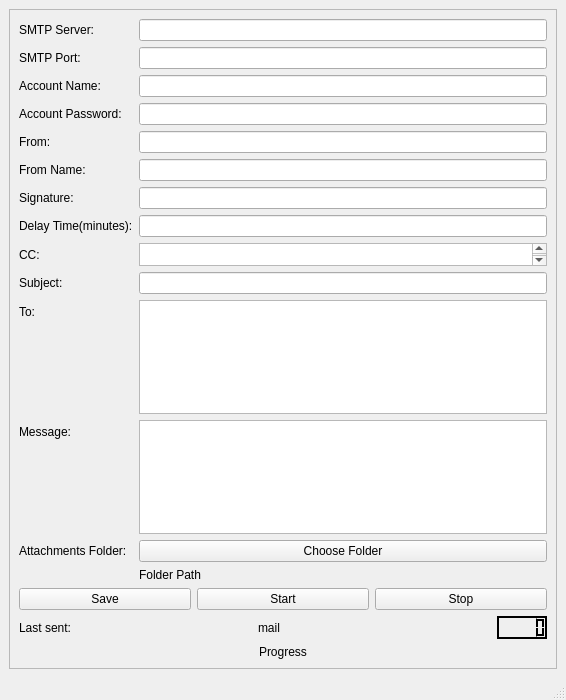
<?xml version="1.0" encoding="UTF-8"?>
<ui version="4.0">
 <class>MainWindow</class>
 <widget class="QMainWindow" name="MainWindow">
  <property name="geometry">
   <rect>
    <x>0</x>
    <y>0</y>
    <width>566</width>
    <height>700</height>
   </rect>
  </property>
  <property name="windowTitle">
   <string>MainWindow</string>
  </property>
  <widget class="QWidget" name="centralwidget">
   <layout class="QVBoxLayout" name="verticalLayout">
    <item>
     <widget class="QFrame" name="frame">
      <property name="frameShape">
       <enum>QFrame::StyledPanel</enum>
      </property>
      <property name="frameShadow">
       <enum>QFrame::Raised</enum>
      </property>
      <layout class="QVBoxLayout" name="verticalLayout_2">
       <item>
        <layout class="QFormLayout" name="formLayout">
         <item row="0" column="0">
          <widget class="QLabel" name="label_11">
           <property name="text">
            <string>SMTP Server:</string>
           </property>
          </widget>
         </item>
         <item row="0" column="1">
          <widget class="QLineEdit" name="lineEdit_smtp_server"/>
         </item>
         <item row="1" column="0">
          <widget class="QLabel" name="label_12">
           <property name="text">
            <string>SMTP Port:</string>
           </property>
          </widget>
         </item>
         <item row="1" column="1">
          <widget class="QLineEdit" name="lineEdit_smtp_port"/>
         </item>
         <item row="2" column="0">
          <widget class="QLabel" name="label">
           <property name="text">
            <string>Account Name:</string>
           </property>
          </widget>
         </item>
         <item row="2" column="1">
          <widget class="QLineEdit" name="lineEdit_account_name"/>
         </item>
         <item row="3" column="0">
          <widget class="QLabel" name="label_2">
           <property name="text">
            <string>Account Password:</string>
           </property>
          </widget>
         </item>
         <item row="3" column="1">
          <widget class="QLineEdit" name="lineEdit_account_pass"/>
         </item>
         <item row="4" column="0">
          <widget class="QLabel" name="label_3">
           <property name="text">
            <string>From:</string>
           </property>
          </widget>
         </item>
         <item row="4" column="1">
          <widget class="QLineEdit" name="lineEdit_from_email"/>
         </item>
         <item row="6" column="0">
          <widget class="QLabel" name="label_6">
           <property name="text">
            <string>Signature:</string>
           </property>
          </widget>
         </item>
         <item row="6" column="1">
          <widget class="QLineEdit" name="lineEdit_signature"/>
         </item>
         <item row="7" column="0">
          <widget class="QLabel" name="label_10">
           <property name="text">
            <string>Delay Time(minutes):</string>
           </property>
          </widget>
         </item>
         <item row="7" column="1">
          <widget class="QLineEdit" name="lineEdit_delay_time"/>
         </item>
         <item row="9" column="0">
          <widget class="QLabel" name="label_5">
           <property name="text">
            <string>Subject:</string>
           </property>
          </widget>
         </item>
         <item row="9" column="1">
          <widget class="QLineEdit" name="lineEdit_mail_subject"/>
         </item>
         <item row="10" column="0">
          <widget class="QLabel" name="label_4">
           <property name="text">
            <string>To:</string>
           </property>
          </widget>
         </item>
         <item row="10" column="1">
          <widget class="QTextEdit" name="textEdit_to_mails"/>
         </item>
         <item row="11" column="0">
          <widget class="QLabel" name="label_7">
           <property name="text">
            <string>Message:</string>
           </property>
          </widget>
         </item>
         <item row="11" column="1">
          <widget class="QTextEdit" name="textEdit_message_body"/>
         </item>
         <item row="12" column="1">
          <widget class="QPushButton" name="attachments_btn">
           <property name="text">
            <string>Choose Folder</string>
           </property>
          </widget>
         </item>
         <item row="12" column="0">
          <widget class="QLabel" name="label_9">
           <property name="text">
            <string>Attachments Folder:</string>
           </property>
          </widget>
         </item>
         <item row="13" column="1">
          <widget class="QLabel" name="attachments_path">
           <property name="styleSheet">
            <string notr="true"/>
           </property>
           <property name="text">
            <string>Folder Path</string>
           </property>
          </widget>
         </item>
         <item row="5" column="0">
          <widget class="QLabel" name="label_13">
           <property name="text">
            <string>From Name:</string>
           </property>
          </widget>
         </item>
         <item row="5" column="1">
          <widget class="QLineEdit" name="lineEdit_from_name"/>
         </item>
         <item row="8" column="0">
          <widget class="QLabel" name="label_14">
           <property name="text">
            <string>CC:</string>
           </property>
          </widget>
         </item>
         <item row="8" column="1">
          <widget class="QTextEdit" name="textEdit_cc_mails">
           <property name="maximumSize">
            <size>
             <width>16777215</width>
             <height>23</height>
            </size>
           </property>
          </widget>
         </item>
        </layout>
       </item>
       <item>
        <layout class="QGridLayout" name="gridLayout">
         <item row="0" column="1">
          <widget class="QPushButton" name="start_btn">
           <property name="text">
            <string>Start</string>
           </property>
          </widget>
         </item>
         <item row="0" column="0">
          <widget class="QPushButton" name="save_btn">
           <property name="text">
            <string>Save</string>
           </property>
          </widget>
         </item>
         <item row="0" column="2">
          <widget class="QPushButton" name="stop_btn">
           <property name="text">
            <string>Stop</string>
           </property>
          </widget>
         </item>
        </layout>
       </item>
       <item>
        <layout class="QGridLayout" name="gridLayout_2">
         <property name="topMargin">
          <number>0</number>
         </property>
         <item row="0" column="0">
          <widget class="QLabel" name="label_8">
           <property name="text">
            <string>Last sent:</string>
           </property>
          </widget>
         </item>
         <item row="0" column="1">
          <widget class="QLabel" name="label_last_sent_info">
           <property name="text">
            <string>mail</string>
           </property>
          </widget>
         </item>
         <item row="0" column="2">
          <widget class="QLCDNumber" name="lcdNumber">
           <property name="maximumSize">
            <size>
             <width>50</width>
             <height>16777215</height>
            </size>
           </property>
           <property name="palette">
            <palette>
             <active>
              <colorrole role="WindowText">
               <brush brushstyle="SolidPattern">
                <color alpha="255">
                 <red>255</red>
                 <green>255</green>
                 <blue>255</blue>
                </color>
               </brush>
              </colorrole>
              <colorrole role="Button">
               <brush brushstyle="SolidPattern">
                <color alpha="255">
                 <red>255</red>
                 <green>255</green>
                 <blue>255</blue>
                </color>
               </brush>
              </colorrole>
              <colorrole role="Light">
               <brush brushstyle="SolidPattern">
                <color alpha="255">
                 <red>0</red>
                 <green>0</green>
                 <blue>0</blue>
                </color>
               </brush>
              </colorrole>
              <colorrole role="Midlight">
               <brush brushstyle="SolidPattern">
                <color alpha="255">
                 <red>255</red>
                 <green>255</green>
                 <blue>255</blue>
                </color>
               </brush>
              </colorrole>
              <colorrole role="Dark">
               <brush brushstyle="SolidPattern">
                <color alpha="255">
                 <red>0</red>
                 <green>0</green>
                 <blue>0</blue>
                </color>
               </brush>
              </colorrole>
              <colorrole role="Mid">
               <brush brushstyle="SolidPattern">
                <color alpha="255">
                 <red>255</red>
                 <green>255</green>
                 <blue>255</blue>
                </color>
               </brush>
              </colorrole>
              <colorrole role="Text">
               <brush brushstyle="SolidPattern">
                <color alpha="255">
                 <red>255</red>
                 <green>255</green>
                 <blue>255</blue>
                </color>
               </brush>
              </colorrole>
              <colorrole role="BrightText">
               <brush brushstyle="SolidPattern">
                <color alpha="255">
                 <red>255</red>
                 <green>255</green>
                 <blue>255</blue>
                </color>
               </brush>
              </colorrole>
              <colorrole role="ButtonText">
               <brush brushstyle="SolidPattern">
                <color alpha="255">
                 <red>255</red>
                 <green>255</green>
                 <blue>255</blue>
                </color>
               </brush>
              </colorrole>
              <colorrole role="Base">
               <brush brushstyle="SolidPattern">
                <color alpha="255">
                 <red>255</red>
                 <green>255</green>
                 <blue>255</blue>
                </color>
               </brush>
              </colorrole>
              <colorrole role="Window">
               <brush brushstyle="SolidPattern">
                <color alpha="255">
                 <red>255</red>
                 <green>255</green>
                 <blue>255</blue>
                </color>
               </brush>
              </colorrole>
              <colorrole role="Shadow">
               <brush brushstyle="SolidPattern">
                <color alpha="255">
                 <red>255</red>
                 <green>255</green>
                 <blue>255</blue>
                </color>
               </brush>
              </colorrole>
              <colorrole role="AlternateBase">
               <brush brushstyle="SolidPattern">
                <color alpha="255">
                 <red>255</red>
                 <green>255</green>
                 <blue>255</blue>
                </color>
               </brush>
              </colorrole>
              <colorrole role="ToolTipBase">
               <brush brushstyle="SolidPattern">
                <color alpha="255">
                 <red>255</red>
                 <green>255</green>
                 <blue>220</blue>
                </color>
               </brush>
              </colorrole>
              <colorrole role="ToolTipText">
               <brush brushstyle="SolidPattern">
                <color alpha="255">
                 <red>255</red>
                 <green>255</green>
                 <blue>255</blue>
                </color>
               </brush>
              </colorrole>
             </active>
             <inactive>
              <colorrole role="WindowText">
               <brush brushstyle="SolidPattern">
                <color alpha="255">
                 <red>255</red>
                 <green>255</green>
                 <blue>255</blue>
                </color>
               </brush>
              </colorrole>
              <colorrole role="Button">
               <brush brushstyle="SolidPattern">
                <color alpha="255">
                 <red>255</red>
                 <green>255</green>
                 <blue>255</blue>
                </color>
               </brush>
              </colorrole>
              <colorrole role="Light">
               <brush brushstyle="SolidPattern">
                <color alpha="255">
                 <red>0</red>
                 <green>0</green>
                 <blue>0</blue>
                </color>
               </brush>
              </colorrole>
              <colorrole role="Midlight">
               <brush brushstyle="SolidPattern">
                <color alpha="255">
                 <red>255</red>
                 <green>255</green>
                 <blue>255</blue>
                </color>
               </brush>
              </colorrole>
              <colorrole role="Dark">
               <brush brushstyle="SolidPattern">
                <color alpha="255">
                 <red>0</red>
                 <green>0</green>
                 <blue>0</blue>
                </color>
               </brush>
              </colorrole>
              <colorrole role="Mid">
               <brush brushstyle="SolidPattern">
                <color alpha="255">
                 <red>255</red>
                 <green>255</green>
                 <blue>255</blue>
                </color>
               </brush>
              </colorrole>
              <colorrole role="Text">
               <brush brushstyle="SolidPattern">
                <color alpha="255">
                 <red>255</red>
                 <green>255</green>
                 <blue>255</blue>
                </color>
               </brush>
              </colorrole>
              <colorrole role="BrightText">
               <brush brushstyle="SolidPattern">
                <color alpha="255">
                 <red>255</red>
                 <green>255</green>
                 <blue>255</blue>
                </color>
               </brush>
              </colorrole>
              <colorrole role="ButtonText">
               <brush brushstyle="SolidPattern">
                <color alpha="255">
                 <red>255</red>
                 <green>255</green>
                 <blue>255</blue>
                </color>
               </brush>
              </colorrole>
              <colorrole role="Base">
               <brush brushstyle="SolidPattern">
                <color alpha="255">
                 <red>255</red>
                 <green>255</green>
                 <blue>255</blue>
                </color>
               </brush>
              </colorrole>
              <colorrole role="Window">
               <brush brushstyle="SolidPattern">
                <color alpha="255">
                 <red>255</red>
                 <green>255</green>
                 <blue>255</blue>
                </color>
               </brush>
              </colorrole>
              <colorrole role="Shadow">
               <brush brushstyle="SolidPattern">
                <color alpha="255">
                 <red>255</red>
                 <green>255</green>
                 <blue>255</blue>
                </color>
               </brush>
              </colorrole>
              <colorrole role="AlternateBase">
               <brush brushstyle="SolidPattern">
                <color alpha="255">
                 <red>255</red>
                 <green>255</green>
                 <blue>255</blue>
                </color>
               </brush>
              </colorrole>
              <colorrole role="ToolTipBase">
               <brush brushstyle="SolidPattern">
                <color alpha="255">
                 <red>255</red>
                 <green>255</green>
                 <blue>220</blue>
                </color>
               </brush>
              </colorrole>
              <colorrole role="ToolTipText">
               <brush brushstyle="SolidPattern">
                <color alpha="255">
                 <red>255</red>
                 <green>255</green>
                 <blue>255</blue>
                </color>
               </brush>
              </colorrole>
             </inactive>
             <disabled>
              <colorrole role="WindowText">
               <brush brushstyle="SolidPattern">
                <color alpha="255">
                 <red>0</red>
                 <green>0</green>
                 <blue>0</blue>
                </color>
               </brush>
              </colorrole>
              <colorrole role="Button">
               <brush brushstyle="SolidPattern">
                <color alpha="255">
                 <red>255</red>
                 <green>255</green>
                 <blue>255</blue>
                </color>
               </brush>
              </colorrole>
              <colorrole role="Light">
               <brush brushstyle="SolidPattern">
                <color alpha="255">
                 <red>0</red>
                 <green>0</green>
                 <blue>0</blue>
                </color>
               </brush>
              </colorrole>
              <colorrole role="Midlight">
               <brush brushstyle="SolidPattern">
                <color alpha="255">
                 <red>255</red>
                 <green>255</green>
                 <blue>255</blue>
                </color>
               </brush>
              </colorrole>
              <colorrole role="Dark">
               <brush brushstyle="SolidPattern">
                <color alpha="255">
                 <red>0</red>
                 <green>0</green>
                 <blue>0</blue>
                </color>
               </brush>
              </colorrole>
              <colorrole role="Mid">
               <brush brushstyle="SolidPattern">
                <color alpha="255">
                 <red>255</red>
                 <green>255</green>
                 <blue>255</blue>
                </color>
               </brush>
              </colorrole>
              <colorrole role="Text">
               <brush brushstyle="SolidPattern">
                <color alpha="255">
                 <red>0</red>
                 <green>0</green>
                 <blue>0</blue>
                </color>
               </brush>
              </colorrole>
              <colorrole role="BrightText">
               <brush brushstyle="SolidPattern">
                <color alpha="255">
                 <red>255</red>
                 <green>255</green>
                 <blue>255</blue>
                </color>
               </brush>
              </colorrole>
              <colorrole role="ButtonText">
               <brush brushstyle="SolidPattern">
                <color alpha="255">
                 <red>0</red>
                 <green>0</green>
                 <blue>0</blue>
                </color>
               </brush>
              </colorrole>
              <colorrole role="Base">
               <brush brushstyle="SolidPattern">
                <color alpha="255">
                 <red>255</red>
                 <green>255</green>
                 <blue>255</blue>
                </color>
               </brush>
              </colorrole>
              <colorrole role="Window">
               <brush brushstyle="SolidPattern">
                <color alpha="255">
                 <red>255</red>
                 <green>255</green>
                 <blue>255</blue>
                </color>
               </brush>
              </colorrole>
              <colorrole role="Shadow">
               <brush brushstyle="SolidPattern">
                <color alpha="255">
                 <red>255</red>
                 <green>255</green>
                 <blue>255</blue>
                </color>
               </brush>
              </colorrole>
              <colorrole role="AlternateBase">
               <brush brushstyle="SolidPattern">
                <color alpha="255">
                 <red>255</red>
                 <green>255</green>
                 <blue>255</blue>
                </color>
               </brush>
              </colorrole>
              <colorrole role="ToolTipBase">
               <brush brushstyle="SolidPattern">
                <color alpha="255">
                 <red>255</red>
                 <green>255</green>
                 <blue>220</blue>
                </color>
               </brush>
              </colorrole>
              <colorrole role="ToolTipText">
               <brush brushstyle="SolidPattern">
                <color alpha="255">
                 <red>255</red>
                 <green>255</green>
                 <blue>255</blue>
                </color>
               </brush>
              </colorrole>
             </disabled>
            </palette>
           </property>
           <property name="autoFillBackground">
            <bool>false</bool>
           </property>
           <property name="styleSheet">
            <string notr="true"/>
           </property>
          </widget>
         </item>
        </layout>
       </item>
       <item>
        <widget class="QLabel" name="label_progress">
         <property name="text">
          <string>Progress</string>
         </property>
         <property name="alignment">
          <set>Qt::AlignCenter</set>
         </property>
        </widget>
       </item>
      </layout>
     </widget>
    </item>
   </layout>
  </widget>
  <widget class="QStatusBar" name="statusbar"/>
 </widget>
 <tabstops>
  <tabstop>lineEdit_smtp_server</tabstop>
  <tabstop>lineEdit_smtp_port</tabstop>
  <tabstop>lineEdit_account_name</tabstop>
  <tabstop>lineEdit_account_pass</tabstop>
  <tabstop>lineEdit_from_email</tabstop>
  <tabstop>lineEdit_from_name</tabstop>
  <tabstop>lineEdit_signature</tabstop>
  <tabstop>lineEdit_delay_time</tabstop>
  <tabstop>textEdit_cc_mails</tabstop>
  <tabstop>lineEdit_mail_subject</tabstop>
  <tabstop>textEdit_to_mails</tabstop>
  <tabstop>textEdit_message_body</tabstop>
  <tabstop>attachments_btn</tabstop>
  <tabstop>save_btn</tabstop>
  <tabstop>start_btn</tabstop>
  <tabstop>stop_btn</tabstop>
 </tabstops>
 <resources/>
 <connections/>
</ui>
